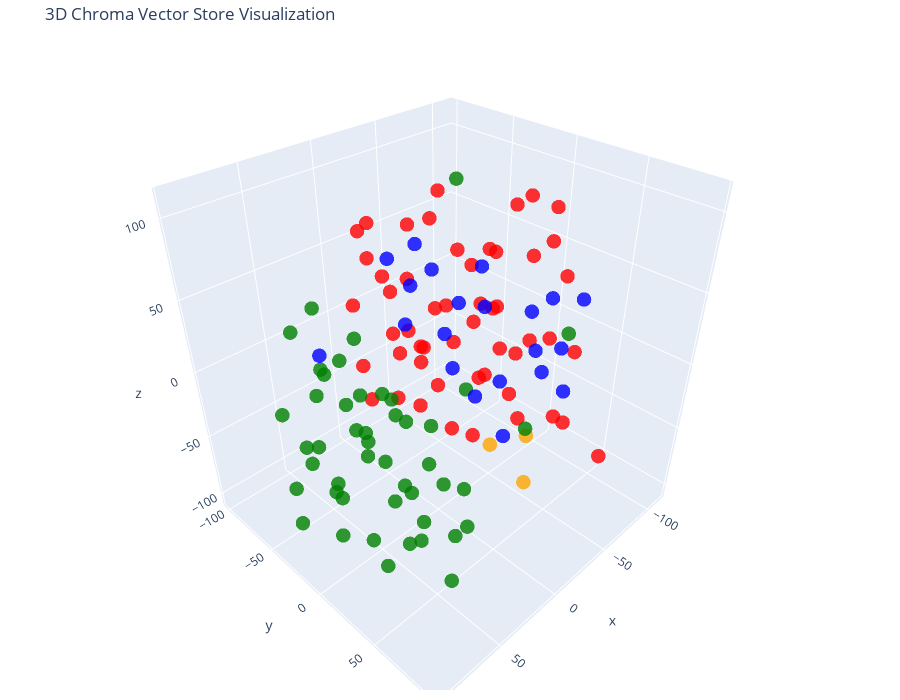

Notebook code for this chart:
### Code cell
# Let's try 3D!

tsne = TSNE(n_components=3, random_state=42)
reduced_vectors = tsne.fit_transform(vectors)

# Create the 3D scatter plot
fig = go.Figure(data=[go.Scatter3d(
    x=reduced_vectors[:, 0],
    y=reduced_vectors[:, 1],
    z=reduced_vectors[:, 2],
    mode='markers',
    marker=dict(size=5, color=colors, opacity=0.8),
    text=[f"Type: {t}<br>Text: {d[:100]}..." for t, d in zip(doc_types, documents)],
    hoverinfo='text'
)])

fig.update_layout(
    title='3D Chroma Vector Store Visualization',
    scene=dict(xaxis_title='x', yaxis_title='y', zaxis_title='z'),
    width=900,
    height=700,
    margin=dict(r=20, b=10, l=10, t=40)
)

fig.show()

### Figure 1 — Plotly figure (JSON) as saved in the notebook; plotly's stock layout.template omitted (floating-point values rounded to 4 significant figures)
{"data": [{"hoverinfo": "text", "marker": {"color": ["orange", "orange", "orange", "red", "red", "red", "red", "red", "red", "red", "red", "red", "red", "red", "red", "red", "red", "red", "red", "red", "red", "red", "red", "red", "red", "red", "red", "red", "red", "red", "red", "red", "red", "red", "red", "red", "red", "red", "red", "red", "red", "red", "red", "red", "red", "red", "red", "red", "red", "red", "red", "red", "red", "red", "red", "green", "green", "green", "green", "green", "green", "green", "green", "green", "green", "green", "green", "green", "green", "green", "green", "green", "green", "green", "green", "green", "green", "green", "green", "green", "green", "green", "green", "green", "green", "green", "green", "green", "green", "green", "green", "green", "green", "green", "green", "green", "green", "green", "green", "green", "green", "green", "blue", "blue", "blue", "blue", "blue", "blue", "blue", "blue", "blue", "blue", "blue", "blue", "blue", "blue", "blue", "blue", "blue", "blue", "blue", "blue", "blue"], "opacity": 0.8, "size": 5}, "mode": "markers", "text": ["Type: company<br>Text: # About Insurellm\n\nInsurellm was founded by Avery Lancaster in 2015 as an insurance tech startup des...", "Type: company<br>Text: # Careers at Insurellm\n\nInsurellm is hiring! We are looking for talented software engineers, data sc...", "Type: company<br>Text: # Overview of Insurellm\n\nInsurellm is an innovative insurance tech firm with 200 employees across th...", "Type: contracts<br>Text: # Contract with Apex Reinsurance for Rellm: AI-Powered Enterprise Reinsurance Solution\n\n## Terms\n\n1....", "Type: contracts<br>Text: ## Renewal\n\n1. **Automatic Renewal**: This Agreement will automatically renew for successive one-yea...", "Type: contracts<br>Text: 2. **Seamless Integrations**: The architecture of Rellm allows for easy integration with existing sy...", "Type: contracts<br>Text: 1. **Technical Support**: Provider shall offer dedicated technical support to the Client via phone, ...", "Type: contracts<br>Text: **Insurellm, Inc.**  \n_____________________________  \nAuthorized Signature   \nDate: ________________...", "Type: contracts<br>Text: # Contract with Belvedere Insurance for Markellm\n\n## Terms\nThis Contract (\"Agreement\") is made and e...", "Type: contracts<br>Text: ## Renewal\n1. **Renewal Terms**: This Agreement may be renewed for additional one-year terms upon mu...", "Type: contracts<br>Text: ## Features\n1. **AI-Powered Matching**: Belvedere Insurance will benefit from Markellm's AI-powered ...", "Type: contracts<br>Text: ## Support\n1. **Technical Support**: Technical support will be available from 9 AM to 7 PM EST, Mond...", "Type: contracts<br>Text: **Belvedere Insurance**  \nSignature: ______________________  \nName: [Authorized Signatory]  \nTitle: ...", "Type: contracts<br>Text: # Contract with BrightWay Solutions for Markellm\n\n**Contract Date:** October 5, 2023  \n**Contract ID...", "Type: contracts<br>Text: 3. **Service Level Agreement (SLA):**  \n   Insurellm commits to a 99.9% uptime for the platform with...", "Type: contracts<br>Text: 2. **Real-Time Quote Availability:**  \n   Consumers sourced via BrightWay Solutions will receive rea...", "Type: contracts<br>Text: 3. **Training and Onboarding:**  \n   Insurellm agrees to provide one free training session on how to...", "Type: contracts<br>Text: # Contract with EverGuard Insurance for Rellm: AI-Powered Enterprise Reinsurance Solution\n\n**Contrac...", "Type: contracts<br>Text: 4. **Usage Rights**: EverGuard Insurance is granted a non-exclusive, non-transferable license to acc...", "Type: contracts<br>Text: 1. **Core Functionality**: Rellm provides EverGuard Insurance with advanced AI-driven analytics, sea...", "Type: contracts<br>Text: 1. **Customer Support**: Insurellm will provide EverGuard Insurance with 24/7 customer support, incl...", "Type: contracts<br>Text: ---\n\n**Signatures**  \n**For Insurellm**: __________________________  \n**Name**: John Smith  \n**Title...", "Type: contracts<br>Text: # Contract with GreenField Holdings for Markellm\n\n**Effective Date:** November 15, 2023  \n**Contract...", "Type: contracts<br>Text: ## Renewal\n1. **Automatic Renewal**: This contract will automatically renew for sequential one-year ...", "Type: contracts<br>Text: ## Features\n1. **AI-Powered Matching**: Access to advanced algorithms that connect GreenField Holdin...", "Type: contracts<br>Text: ## Support\n1. **Customer Support Access**: The Client will have access to dedicated support through ...", "Type: contracts<br>Text: **Signatures:**  \n_________________________                           _________________________  \n**...", "Type: contracts<br>Text: # Contract with Greenstone Insurance for Homellm\n\n---\n\n## Terms\n\n1. **Parties**: This Contract (\"Agr...", "Type: contracts<br>Text: 4. **Payment Terms**: \n   - The Customer shall pay an amount of $10,000 per month for the Standard T...", "Type: contracts<br>Text: ---\n\n## Features\n\n- **AI-Powered Risk Assessment**: Customer will have access to enhanced risk evalu...", "Type: contracts<br>Text: - **Customer Portal**: A dedicated portal will be provided, allowing the Customer's clients to manag...", "Type: contracts<br>Text: ______________________________  \n[Name], [Title]  \nDate: ______________________\n\n**For Greenstone In...", "Type: contracts<br>Text: # Contract with GreenValley Insurance for Homellm\n\n**Contract Date:** October 6, 2023  \n**Contract N...", "Type: contracts<br>Text: 4. **Confidentiality:** Both parties agree to maintain the confidentiality of proprietary informatio...", "Type: contracts<br>Text: 1. **AI-Powered Risk Assessment:** Access to advanced AI algorithms for real-time risk evaluations.\n...", "Type: contracts<br>Text: 3. **Regular Updates:** Insurellm will offer ongoing updates and enhancements to the Homellm platfor...", "Type: contracts<br>Text: # Contract with Pinnacle Insurance Co. for Homellm\n\n## Terms\nThis contract (\"Contract\") is entered i...", "Type: contracts<br>Text: ## Renewal\n1. **Renewal Terms**: At the end of the initial term, this Contract shall automatically r...", "Type: contracts<br>Text: ## Features\n1. **AI-Powered Risk Assessment**: Utilized for tailored underwriting decisions specific...", "Type: contracts<br>Text: ## Support\n1. **Technical Support**: Insurellm shall provide 24/7 technical support via an email and...", "Type: contracts<br>Text: # Contract with Roadway Insurance Inc. for Carllm\n\n---\n\n## Terms\n\n1. **Agreement Effective Date**: T...", "Type: contracts<br>Text: ---\n\n## Renewal\n\n1. **Automatic Renewal**: This agreement will automatically renew for an additional...", "Type: contracts<br>Text: ---\n\n## Features\n\n1. **Access to Core Features**: Roadway Insurance Inc. will have access to all Pro...", "Type: contracts<br>Text: ---\n\n## Support\n\n1. **Technical Support**: Roadway Insurance Inc. will receive priority technical su...", "Type: contracts<br>Text: # Contract with Stellar Insurance Co. for Rellm\n\n## Terms\nThis contract is made between **Insurellm*...", "Type: contracts<br>Text: ### Termination\nEither party may terminate this agreement with a **30-day written notice**. In the e...", "Type: contracts<br>Text: ## Features\nStellar Insurance Co. will receive access to the following features of the Rellm product...", "Type: contracts<br>Text: ## Support\nInsurellm provides Stellar Insurance Co. with the following support services:\n\n- **24/7 T...", "Type: contracts<br>Text: # Contract with TechDrive Insurance for Carllm\n\n**Contract Date:** October 1, 2024  \n**Contract Dura...", "Type: contracts<br>Text: ## Renewal\n\n1. **Automatic Renewal**: This contract shall automatically renew for additional one-yea...", "Type: contracts<br>Text: ## Support\n\n1. **Customer Support**: Insurellm will provide 24/7 customer support to TechDrive Insur...", "Type: contracts<br>Text: **TechDrive Insurance Representative:**  \nName: Sarah Johnson  \nTitle: Operations Director  \nDate: _...", "Type: contracts<br>Text: # Contract with Velocity Auto Solutions for Carllm\n\n**Contract Date:** October 1, 2023  \n**Contract ...", "Type: contracts<br>Text: ## Renewal\n\n1. **Automatic Renewal**: This contract will automatically renew for successive 12-month...", "Type: contracts<br>Text: ## Support\n\n1. **Customer Support**: Velocity Auto Solutions will have access to Insurellm’s custome...", "Type: employees<br>Text: # HR Record\n\n# Alex Chen\n\n## Summary\n- **Date of Birth:** March 15, 1990  \n- **Job Title:** Backend ...", "Type: employees<br>Text: ## Annual Performance History\n- **2020:**  \n  - Completed onboarding successfully.  \n  - Met expecta...", "Type: employees<br>Text: ## Compensation History\n- **2020:** Base Salary: $80,000  \n- **2021:** Base Salary Increase to $90,0...", "Type: employees<br>Text: Alex Chen continues to be a vital asset at Insurellm, contributing significantly to innovative backe...", "Type: employees<br>Text: # HR Record\n\n# Alex Harper\n\n## Summary\n- **Date of Birth**: March 15, 1993  \n- **Job Title**: Sales ...", "Type: employees<br>Text: ## Annual Performance History  \n- **2021**:  \n  - **Performance Rating**: 4.5/5  \n  - **Key Achievem...", "Type: employees<br>Text: - **2022**:  \n  - **Base Salary**: $65,000 (Promotion to Senior SDR)  \n  - **Bonus**: $13,000 (20% o...", "Type: employees<br>Text: # HR Record\n\n# Alex Thomson\n\n## Summary\n- **Date of Birth:** March 15, 1995  \n- **Job Title:** Sales...", "Type: employees<br>Text: ## Annual Performance History  \n- **2022** - Rated as \"Exceeds Expectations.\" Alex Thomson achieved ...", "Type: employees<br>Text: ## Other HR Notes\n- Alex Thomson is an active member of the Diversity and Inclusion committee at Ins...", "Type: employees<br>Text: # Avery Lancaster\n\n## Summary\n- **Date of Birth**: March 15, 1985  \n- **Job Title**: Co-Founder & Ch...", "Type: employees<br>Text: - **2010 - 2013**: Business Analyst at Edge Analytics  \n  Prior to joining Innovate, Avery worked as...", "Type: employees<br>Text: - **2018**: **Exceeds Expectations**  \n  Under Avery’s pivoted vision, Insurellm launched two new su...", "Type: employees<br>Text: - **2022**: **Satisfactory**  \n  Avery focused on rebuilding team dynamics and addressing employee c...", "Type: employees<br>Text: ## Compensation History\n- **2015**: $150,000 base salary + Significant equity stake  \n- **2016**: $1...", "Type: employees<br>Text: ## Other HR Notes\n- **Professional Development**: Avery has actively participated in leadership trai...", "Type: employees<br>Text: # HR Record\n\n# Emily Carter\n\n## Summary\n- **Date of Birth:** August 12, 1990  \n- **Job Title:** Acco...", "Type: employees<br>Text: - **2017-2019:** Marketing Intern  \n  - Assisted with market research and campaign development for s...", "Type: employees<br>Text: ## Compensation History\n| Year | Base Salary | Bonus         | Total Compensation |\n|------|--------...", "Type: employees<br>Text: Emily Carter exemplifies the kind of talent that drives Insurellm's success and is an invaluable ass...", "Type: employees<br>Text: # HR Record\n\n# Emily Tran\n\n## Summary\n- **Date of Birth:** March 18, 1991  \n- **Job Title:** Digital...", "Type: employees<br>Text: - **January 2017 - May 2018**: Marketing Intern  \n  - Supported the Marketing team by collaborating ...", "Type: employees<br>Text: - **2021**:  \n  - Performance Rating: Meets Expectations  \n  - Key Achievements: Contributed to the ...", "Type: employees<br>Text: - **Professional Development Goals**:  \n  - Emily Tran aims to become a Marketing Manager within the...", "Type: employees<br>Text: # HR Record\n\n# Jordan Blake\n\n## Summary\n- **Date of Birth:** March 15, 1993  \n- **Job Title:** Sales...", "Type: employees<br>Text: ## Annual Performance History\n- **2021:** First year at Insurellm; achieved 90% of monthly targets. ...", "Type: employees<br>Text: ## Other HR Notes\n- Jordan has shown an interest in continuing education, actively participating in ...", "Type: employees<br>Text: # HR Record\n\n# Jordan K. Bishop\n\n## Summary\n- **Date of Birth:** March 15, 1990\n- **Job Title:** Fro...", "Type: employees<br>Text: ## Annual Performance History\n- **2019:** Exceeds Expectations - Continuously delivered high-quality...", "Type: employees<br>Text: ## Compensation History\n- **June 2018:** Starting Salary - $85,000\n- **June 2019:** Salary Increase ...", "Type: employees<br>Text: ## Other HR Notes\n- Jordan K. Bishop has been an integral part of club initiatives, including the In...", "Type: employees<br>Text: # HR Record\n\n# Maxine Thompson\n\n## Summary\n- **Date of Birth:** January 15, 1991  \n- **Job Title:** ...", "Type: employees<br>Text: ## Insurellm Career Progression\n- **January 2017 - October 2018**: **Junior Data Engineer**  \n  * Ma...", "Type: employees<br>Text: ## Annual Performance History\n- **2017**: *Meets Expectations*  \n  Maxine showed potential in her ro...", "Type: employees<br>Text: - **2021**: *Exceeds Expectations*  \n  Maxine spearheaded the transition to a new data warehousing s...", "Type: employees<br>Text: ## Compensation History\n- **2017**: $70,000 (Junior Data Engineer)  \n- **2018**: $75,000 (Junior Dat...", "Type: employees<br>Text: # HR Record\n\n# Oliver Spencer\n\n## Summary\n- **Date of Birth**: May 14, 1990  \n- **Job Title**: Backe...", "Type: employees<br>Text: ## Annual Performance History\n- **2018**: **3/5** - Adaptable team player but still learning to take...", "Type: employees<br>Text: ## Compensation History\n- **March 2018**: Initial salary of $80,000.\n- **July 2019**: Salary increas...", "Type: employees<br>Text: # Samantha Greene\n\n## Summary\n- **Date of Birth:** October 14, 1990\n- **Job Title:** HR Generalist\n-...", "Type: employees<br>Text: ## Annual Performance History\n- **2020:** Exceeds Expectations  \n  Samantha Greene demonstrated exce...", "Type: employees<br>Text: ## Compensation History\n- **2020:** Base Salary - $55,000  \n  The entry-level salary matched industr...", "Type: employees<br>Text: - **2023:** Base Salary - $70,000  \n  Recognized for substantial improvement in employee relations m...", "Type: employees<br>Text: # HR Record\n\n# Samuel Trenton\n\n## Summary\n- **Date of Birth:** April 12, 1989  \n- **Job Title:** Sen...", "Type: employees<br>Text: ## Annual Performance History\n- **2023:** Rating: 4.5/5  \n  *Samuel exceeded expectations, successfu...", "Type: employees<br>Text: ## Compensation History\n- **2023:** Base Salary: $115,000 + Bonus: $15,000  \n  *Annual bonus based o...", "Type: employees<br>Text: - **Engagement in Company Culture:** Regularly participates in team-building events and contributes ...", "Type: products<br>Text: # Product Summary\n\n# Carllm\n\n## Summary\n\nCarllm is an innovative auto insurance product developed by...", "Type: products<br>Text: - **Instant Quoting**: With Carllm, insurance companies can offer near-instant quotes to customers, ...", "Type: products<br>Text: - **Mobile Integration**: Carllm is designed to work seamlessly with mobile applications, providing ...", "Type: products<br>Text: - **Professional Tier**: $2,500/month\n  - For medium-sized companies.\n  - All Basic Tier features pl...", "Type: products<br>Text: ### Q2 2025: Customer Experience Improvements\n- Launch of a new **mobile app** for end-users.\n- Intr...", "Type: products<br>Text: # Product Summary\n\n# Homellm\n\n## Summary\nHomellm is an innovative home insurance product developed b...", "Type: products<br>Text: ### 2. Dynamic Pricing Model\nWith Homellm's innovative dynamic pricing model, insurance providers ca...", "Type: products<br>Text: ### 5. Multi-Channel Integration\nHomellm seamlessly integrates into existing insurance platforms, pr...", "Type: products<br>Text: - **Basic Tier:** Starting at $5,000/month for small insurers with basic integration features.\n- **S...", "Type: products<br>Text: All tiers include a comprehensive training program and ongoing updates to ensure optimal performance...", "Type: products<br>Text: With Homellm, Insurellm is committed to transforming the landscape of home insurance, ensuring both ...", "Type: products<br>Text: # Product Summary\n\n# Markellm\n\n## Summary\n\nMarkellm is an innovative two-sided marketplace designed ...", "Type: products<br>Text: - **User-Friendly Interface**: Designed with user experience in mind, Markellm features an intuitive...", "Type: products<br>Text: - **Customer Support**: Our dedicated support team is always available to assist both consumers and ...", "Type: products<br>Text: ### For Insurance Companies:\n- **Basic Listing Fee**: $199/month for a featured listing on the platf...", "Type: products<br>Text: ### Q3 2025\n- Initiate a comprehensive marketing campaign targeting both consumers and insurers to i...", "Type: products<br>Text: # Product Summary\n\n# Rellm: AI-Powered Enterprise Reinsurance Solution\n\n## Summary\n\nRellm is an inno...", "Type: products<br>Text: ### Seamless Integrations\nRellm's architecture is designed for effortless integration with existing ...", "Type: products<br>Text: ### Regulatory Compliance Tools\nRellm includes built-in compliance tracking features to help organiz...", "Type: products<br>Text: Join the growing number of organizations leveraging Rellm to enhance their reinsurance processes whi...", "Type: products<br>Text: Experience the future of reinsurance with Rellm, where innovation meets reliability. Let Insurellm h..."], "type": "scatter3d", "x": [0.9523, -4.149, -12.73, -48.76, 29.97, -79.76, 30.66, 60.66, -34.36, -50.72, -15.62, 34.41, 51.32, -5.458, -25.59, -29.71, 43.12, -29.65, -9.885, -11.5, 18.67, 46.11, 31.4, -62.36, -3.883, 17.09, 72.12, -37.81, -89.9, -33.29, -3.267, 77.1, -8.045, -16.09, -12.8, -32.69, 7.296, -70.91, -33.04, 15.51, -41.9, -50.59, -47.55, -22.53, 5.977, -18.95, -52.24, 33.58, 1.353, -63.58, -5.805, 13.91, 8.321, 11.51, -12.06, 94.62, -8.222, 53.11, 26.97, 92.25, 27.57, 77.38, 9.211, 52.57, 3.064, 13.6, 31.36, 32.15, 51.04, 19.12, 27.09, 56.95, 3.979, 30.2, 35.31, -64.04, -68.47, 5.254, 15.31, 89.49, 30.26, 60.21, 77.09, 1.035, 38.62, 60.91, 91.24, 70.91, 24.32, 44.39, 62.82, 72.06, -10.84, 53.01, 39.71, 22.58, 4.518, -111.5, 69.73, -66.35, 45.49, 52.73, -77.98, -56.97, -77.23, 67.22, -56.46, -39.19, -54.39, -64.32, -86.06, -82.7, -38.02, -44.73, -38.32, -46.13, -38.35, -36.05, -29.34, -57.81, -69.82, -43.05, -28.33], "y": [43.98, 66.5, 59.16, 51.29, -37.92, -6.14, -3.165, 50.02, 95.2, 22.3, -65.64, 22.83, 43.03, -65.34, -32.21, -56.31, 10.59, 31.09, 23.94, -11.0, 19.26, 16.94, -20.96, 2.508, -29.12, -45.73, 27.21, -5.157, 10.11, 12.33, 24.82, 28.54, 73.01, 54.17, -5.727, 72.4, 50.12, 25.22, -5.107, 14.12, 56.34, 26.14, -10.17, -8.994, 20.99, 20.94, 2.984, 44.94, 92.71, -13.23, -31.46, -17.36, 68.76, 47.33, -27.26, -18.76, -63.16, 42.57, -84.07, 19.02, 52.19, 38.2, -23.02, 64.17, -75.14, 7.911, -35.97, -53.06, -43.04, 34.38, -8.408, -28.71, -68.94, 7.255, -98.94, -48.19, 15.52, -3.124, -99.38, 13.18, 35.23, 20.12, -17.6, -42.39, 13.35, -2.962, -23.24, -63.01, -61.08, -63.7, 7.821, -9.834, -42.41, 18.14, -21.77, -42.63, 27.41, 13.42, -38.23, -38.87, 31.72, -69.59, -33.68, -38.13, -36.78, -21.73, -50.76, 41.19, 24.74, 41.53, 16.12, 41.4, 64.08, -71.65, -86.95, -67.76, -44.13, -68.31, 3.761, -0.2903, 24.29, -29.74, 29.27], "z": [-26.03, -44.15, -18.46, -29.28, 45.62, -25.07, 42.83, 39.56, -24.89, 105.9, 35.9, 48.61, 65.65, 75.83, 83.08, 69.78, 79.68, -12.38, 6.24, 110.6, 13.47, 18.25, 82.38, 90.91, 53.05, 84.79, 37.05, -71.63, 60.74, 38.11, 47.84, 60.49, 57.17, 43.41, 41.22, 36.6, 72.77, 93.8, 60.2, 59.88, 73.17, 71.1, 25.9, 9.757, 93.35, 84.83, -3.589, 6.173, 19.22, 54.7, 15.3, 14.92, 12.17, 31.34, -9.155, -40.19, -51.83, -52.38, 22.72, -51.22, -68.14, -72.84, -98.94, -84.55, -6.755, -25.78, -16.83, 0.9668, 5.314, -96.43, -19.1, -81.14, -82.91, -70.15, 1.893, 91.61, -71.84, -69.05, -37.71, -24.21, -43.8, -16.7, -19.02, -40.16, -104.7, -7.462, -74.04, -25.2, -42.05, -25.19, -86.84, -45.53, -65.92, -53.54, -52.18, -63.7, -70.69, -14.74, -49.74, -65.92, -82.07, -66.74, 0.6896, 10.69, 30.65, 37.07, -19.12, 19.37, 32.22, 9.091, 24.68, 35.71, 2.685, 15.24, 32.06, 46.89, 40.35, -10.23, -29.01, -34.21, -20.1, -30.74, -45.93]}], "layout": {"height": 700, "margin": {"b": 10, "l": 10, "r": 20, "t": 40}, "scene": {"xaxis": {"title": {"text": "x"}}, "yaxis": {"title": {"text": "y"}}, "zaxis": {"title": {"text": "z"}}}, "title": {"text": "3D Chroma Vector Store Visualization"}, "width": 900}}
